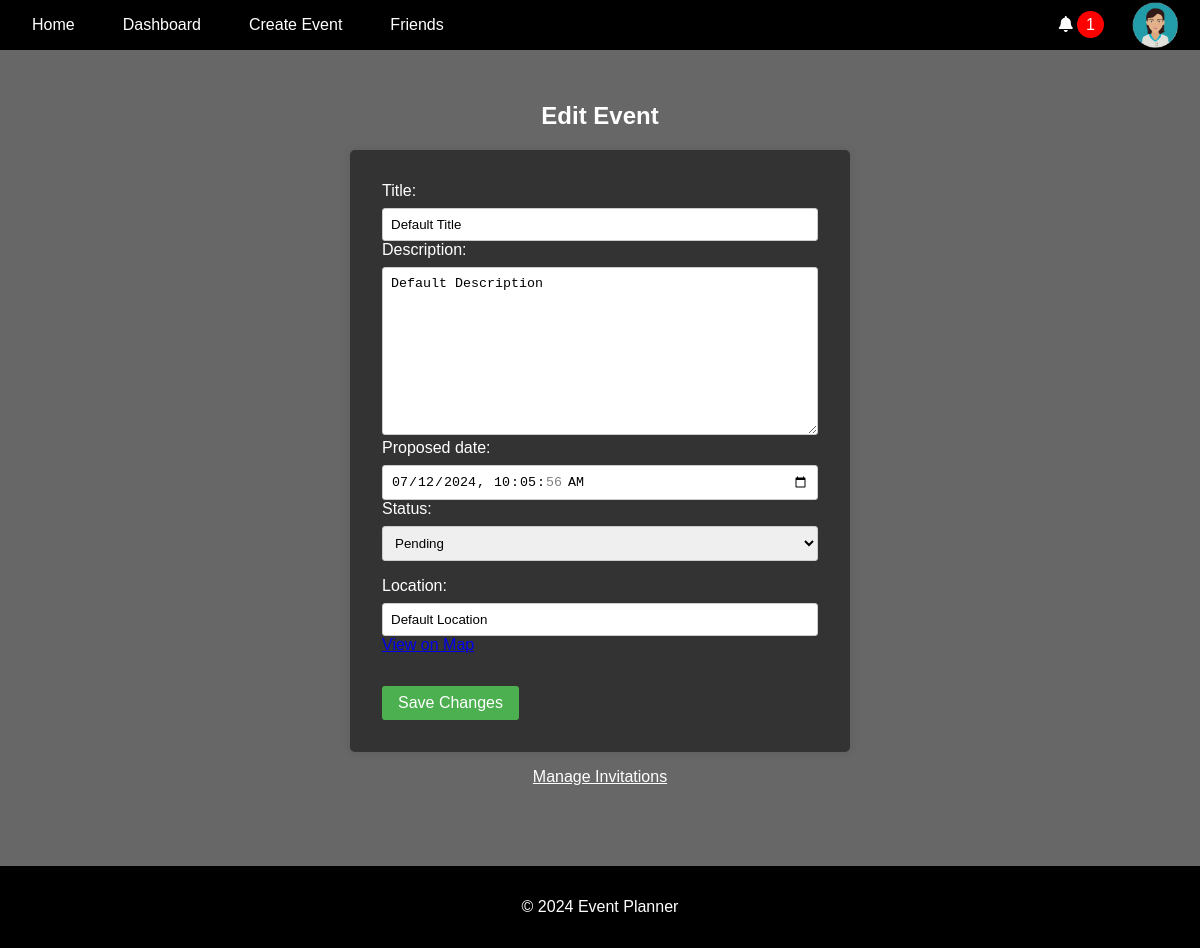
Page /events/edit/169/ (signed in) on the earlier database version.
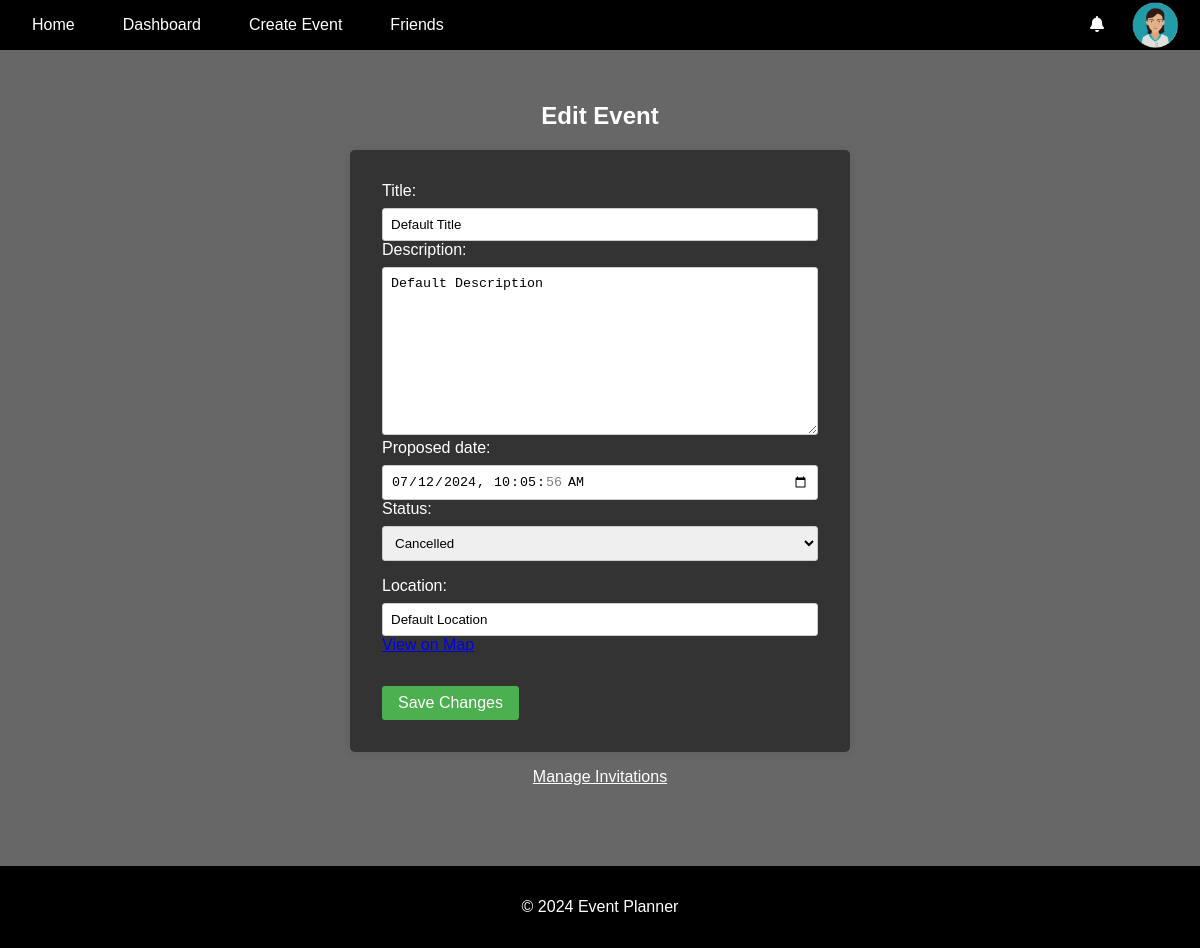
Same page on the later database version.
### events/models.py (models this page shows, shortened)
class Event(models.Model):
    STATUS_CHOICES = [
        ("Pending", "Pending"),
        ("Confirmed", "Confirmed"),
        ("Cancelled", "Cancelled"),
    ]
    title = models.CharField(max_length=100)
    description = models.TextField()
    location = models.CharField(max_length=255)
    created_by = models.ForeignKey(User, on_delete=models.CASCADE)
    proposed_date = models.DateTimeField()
    finalized_date = models.DateTimeField(null=True, blank=True)
    status = models.CharField(
        max_length=20, choices=STATUS_CHOICES, default="Pending"
    )
    created_at = models.DateTimeField(auto_now_add=True)
    updated_at = models.DateTimeField(auto_now=True)

### events/views.py (the view)
# urls.py: path("edit/<int:event_id>/", views.edit_event, name="edit_event"),
@login_required
def edit_event(request, event_id):
    event = get_object_or_404(Event, id=event_id, created_by=request.user)
    previous_status = event.status
    previous_title = event.title
    previous_description = event.description
    previous_proposed_date = event.proposed_date
    previous_location = event.location
    if request.method == "POST":
        form = EventForm(request.POST, instance=event)
        if form.is_valid():
            updated_event = form.save(commit=False)
            place_name = request.POST.get("place_name")
            location = form.cleaned_data.get("location")
            if place_name:
                updated_event.location = f"{place_name}, {location}"
            has_changes = (
                updated_event.status != previous_status
                or updated_event.title != previous_title
                or updated_event.description != previous_description
                or updated_event.proposed_date != previous_proposed_date
                or updated_event.location != previous_location
            )
            updated_event.save()
            if has_changes:
                notify_event_updated(event)
            return redirect("dashboard")
    else:
        form = EventForm(instance=event)
    return render(
        request, "events/edit_event.html", {"form": form, "event_id": event_id}
    )

### events/forms.py (shortened to what this page needs)
class EventForm(forms.ModelForm):
    class Meta:
        model = Event
        fields = [
            "title",
            "description",
            "location",
            "proposed_date",
            "status",
        ]
        widgets = {
            "proposed_date": forms.DateTimeInput(
                attrs={"type": "datetime-local"}
            ),
        }
    def __init__(self, *args, **kwargs):
        super().__init__(*args, **kwargs)
        self.fields["title"].initial = "Default Title"
        self.fields["description"].initial = "Default Description"
        self.fields["location"].initial = "Default Location"
        self.fields["proposed_date"].initial = (
            timezone.now()
            + timezone.timedelta(hours=1)
        )
        self.fields["status"].initial = "Pending"

### accounts/context_processors.py (called while the page is built)
def google_api_key(request):
    return {"GOOGLE_API_KEY": os.getenv("GOOGLE_API_KEY")}

### templates/events/edit_event.html (shortened to what this page needs)
{% extends 'base.html' %}
{% block content %}
<h2 style="text-align: center; color: white;">Edit Event</h2>
<form method="post" action="" class="event-form">
    <div class="form-group">
        {{ form.title.label_tag }} {{ form.title }}
        {{ form.description.label_tag }} {{ form.description }}
        {{ form.proposed_date.label_tag }} {{ form.proposed_date }}
        {{ form.status.label_tag }} {{ form.status }}
    </div>
    <div class="form-group">
        <label for="location">Location:</label>
        <input type="text" id="location" name="location" value="{{ form.location.value }}" required>
        <a id="mapLink" href="#" target="_blank">View on Map</a>
    </div>
    <button type="submit" class="btn-submit">Save Changes</button>
</form>
<p style="text-align: center; color: white; margin-top: 1rem;">
    <a href="{% url 'manage_invitations' event_id=event_id %}" style="color: #fff;">Manage Invitations</a>
</p>
{% endblock %}

### templates/base.html (shortened to what this page needs)
<!DOCTYPE html>
<html lang="en">
<head>
    {% load static %}
    <link rel="stylesheet" href="{% static 'css/styles.css' %}">
    <link rel="stylesheet" href="https://cdnjs.cloudflare.com/ajax/libs/font-awesome/5.15.4/css/all.min.css">
    <link rel="stylesheet" href="https://cdnjs.cloudflare.com/ajax/libs/fullcalendar/3.10.2/fullcalendar.min.css" />
</head>
<body>
    <header>
        <nav class="navbar">
            <ul class="nav-links">
                <li><a href="{% url 'home' %}" class="{% if request.resolver_match.url_name == 'home' %}active{% endif %}">Home</a></li>
                {% if user.is_authenticated %}
                    <li><a href="{% url 'dashboard' %}" class="{% if request.resolver_match.url_name == 'dashboard' %}active{% endif %}">Dashboard</a></li>
                    <li><a href="{% url 'create_event' %}" class="{% if request.resolver_match.url_name == 'create_event' %}active{% endif %}">Create Event</a></li>
                    <li><a href="{% url 'friends_page' %}" class="{% if request.resolver_match.url_name == 'friends_page' %}active{% endif %}">Friends</a></li>
                {% else %}
                    <li><a href="{% url 'account_login' %}" class="{% if request.resolver_match.url_name == 'account_login' %}active{% endif %}">Login</a></li>
                    <li><a href="{% url 'account_signup' %}" class="{% if request.resolver_match.url_name == 'account_signup' %}active{% endif %}">Sign Up</a></li>
                {% endif %}
            </ul>
            {% if user.is_authenticated %}
                <ul class="nav-links">
                    <div class="user-info">
                        <div class="dropdown">
                            <i class="fas fa-bell" id="notificationBell"></i>
                            {% if unread_count > 0 %}
                            <span class="notification-count" id="notificationCount">{{ unread_count }}</span>
                            {% else %}
                            <span class="notification-count" id="notificationCount" style="display: none;">{{ unread_count }}</span>
                            {% endif %}
                        </div>
                    </div>
                    <li class="profile-dropdown">
                        <a id="profileLink">
                            <img src="{% static 'images/profile_pictures/' %}{{ user.userprofile.profile_picture }}" alt="Profile Picture" class="profile-picture" id="userProfileIcon">
                        </a>
                    </li>
                </ul>
            {% endif %}
        </nav>
    </header>
    <main>
        {% block content %}{% endblock %}
    </main>
    <footer>
        <p>&copy; 2024 Event Planner</p>
    </footer>
</body>
</html>

Differences in the rows shown:
changed Event "Default Title": status "Pending" → "Cancelled"
Other differences:
{{ unread_count }}: "1" → (not shown)
